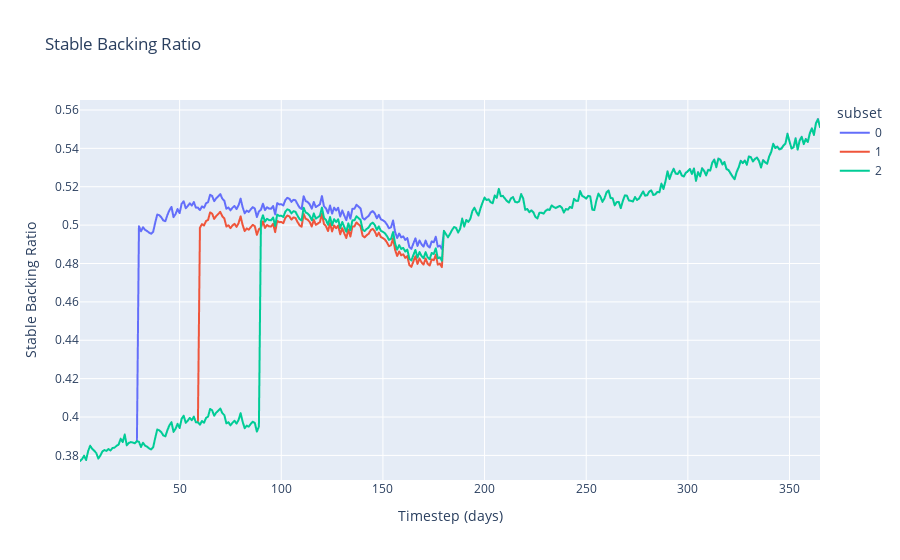

Here is the notebook cell this chart was saved with:
### Code cell
fig = df.query('run == 1').plot(
    x='timestep',
    y=['stable_backing_ratio'],
    title='Stable Backing Ratio',
    color='subset'
)

fig.update_xaxes(title='Timestep (days)')
fig.update_yaxes(title='Stable Backing Ratio')

### Figure 1 — Plotly figure (JSON) as saved in the notebook; plotly's stock layout.template omitted (floating-point values rounded to 4 significant figures; data arrays with more than 128 entries replaced by an {"elided": "..."} marker saying what was removed)
{"data": [{"hovertemplate": "subset=0<br>variable=stable_backing_ratio<br>timestep=%{x}<br>value=%{y}<extra></extra>", "legendgroup": "0", "line": {"color": "#636efa", "dash": "solid"}, "mode": "lines", "name": "0", "showlegend": true, "type": "scattergl", "x": {"elided": "365 int values"}, "xaxis": "x", "y": {"elided": "365 float values"}, "yaxis": "y"}, {"hovertemplate": "subset=1<br>variable=stable_backing_ratio<br>timestep=%{x}<br>value=%{y}<extra></extra>", "legendgroup": "1", "line": {"color": "#EF553B", "dash": "solid"}, "mode": "lines", "name": "1", "showlegend": true, "type": "scattergl", "x": {"elided": "365 int values"}, "xaxis": "x", "y": {"elided": "365 float values"}, "yaxis": "y"}, {"hovertemplate": "subset=2<br>variable=stable_backing_ratio<br>timestep=%{x}<br>value=%{y}<extra></extra>", "legendgroup": "2", "line": {"color": "#00cc96", "dash": "solid"}, "mode": "lines", "name": "2", "showlegend": true, "type": "scattergl", "x": {"elided": "365 int values"}, "xaxis": "x", "y": {"elided": "365 float values"}, "yaxis": "y"}], "layout": {"autosize": true, "legend": {"title": {"text": "subset"}, "tracegroupgap": 0}, "title": {"text": "Stable Backing Ratio"}, "xaxis": {"anchor": "y", "autorange": true, "domain": [0, 1], "range": [1, 365], "title": {"text": "Timestep (days)"}, "type": "linear"}, "yaxis": {"anchor": "x", "autorange": true, "domain": [0, 1], "range": [0.3672, 0.5652], "title": {"text": "Stable Backing Ratio"}, "type": "linear"}}}
